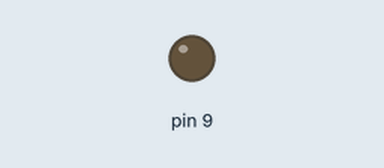
Bench run of a sketch on a simulated Arduino Uno, built with avr-gcc and run on an emulated ATmega328P. Parts: output pins drawn as LEDs (lit = HIGH).

Above: at 0.1 s.
Timing chart, 0 to 1.6 s (numbered marks = the images above):
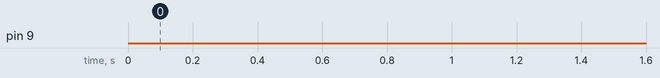

The sketch:

tt.ino
```cpp
int atime=1;
void setup(){

  for (atime=0;atime<500;atime+=1)
  {
  analogWrite(9,125);
  delayMicroseconds(1100);
  analogWrite(9,0);
  delay(20-(1000/1000));
  }


}


void loop(){


 // for (atime=0;atime<500;atime+=1)
 // {
//  analogWrite(9,125);
//  delayMicroseconds(1100);
//  analogWrite(9,0);
//  delay(20-(atime/1000));
 // }
  //delayMicroseconds(1900);
//  analogWrite(9,0);
//  delayMicroseconds(1900)

int pulse=1250;
//
//
//     // Serial.print("Motor status: ");
//     // Serial.println(motorrun);
  analogWrite(9,255);
  delayMicroseconds(1200);
  //delay(100);
  analogWrite(9,0);
  delay(20-(1200/1000));
}
```
